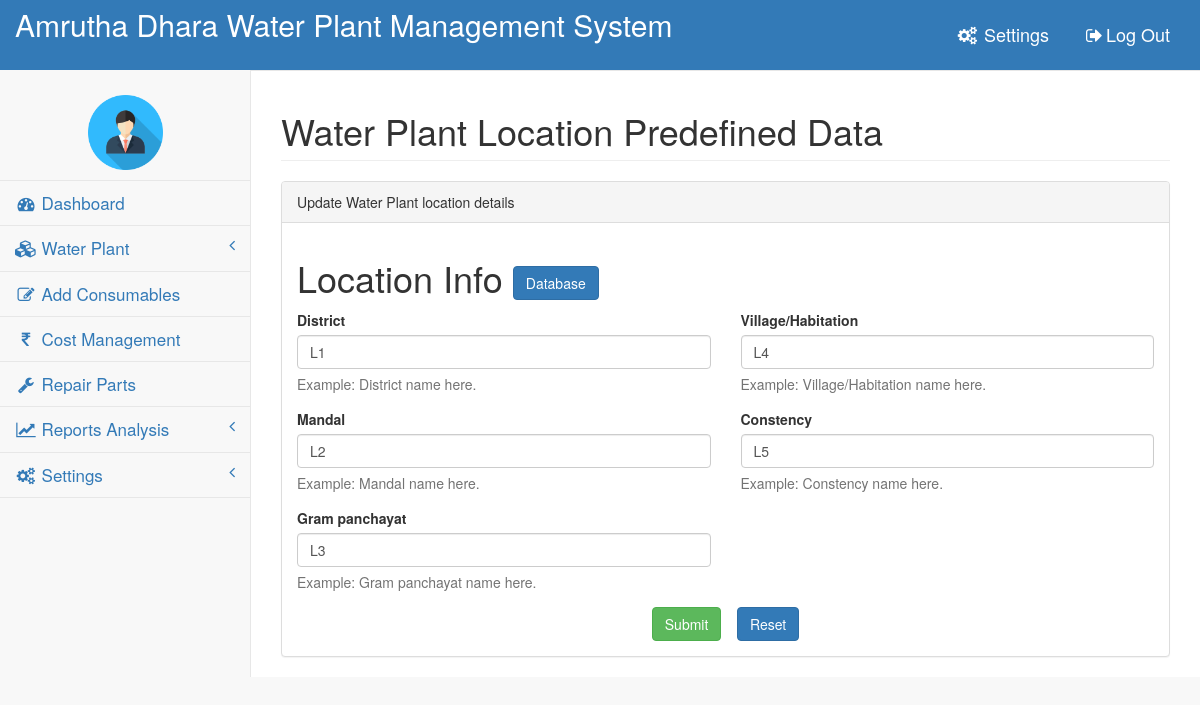
The page /wp/WaterPlantLocUpdate/1/ (signed in) on the database its author committed.
### WP/models.py (models this page shows, shortened)
class WaterPlantLoc(models.Model):
    district = models.CharField(max_length=200)
    mandal = models.CharField(max_length=200)
    gram_panchayat = models.CharField(max_length=200)
    village = models.CharField(max_length=200)
    constency = models.CharField(max_length=200)

### WP/views.py (the view)
# urls.py: path('WaterPlantLocUpdate/<int:pk>/',views.WaterPlantLocUpdate,name="WaterPlantLocUpdate"),
@login_required
@superuser
def WaterPlantLocUpdate(request,pk):
    data=WaterPlantLoc.objects.get(pk=pk)
    context={
        'data':data,
    }
    return render(request,'WaterPlantLocUpdate.html',context)

### WP/templates/WaterPlantLocUpdate.html (shortened to what this page needs)
{% extends 'base.html' %}
{% block body %}
<div id="page-wrapper">
    <div class="row">
        <div class="col-lg-12">
        <h1 class="page-header">Water Plant Location Predefined Data </h1>
        </div>
    </div>
    <div class="row">
        <form role="form" method="POST" action="{% url 'WP:CreateWaterPlantLoc' %}">
            <div class="col-lg-12">
                <div class="panel panel-default">
                    <div class="panel-heading">
                        Update Water Plant location details
                    </div>
                    <div class="panel-body">
                        <div class="row">
                            <div class="col-lg-12">
                                <h1>Location Info <a href="{% url 'WP:WaterPlantLocDB' %}"><button  type="button" class="btn btn btn-primary">Database</button></a></h1>
                            </div>
                            <div class="col-lg-6">
                                <div class="form-group">
                                            <label>District</label>
                                            <input class="form-control" id="id_district" name="district" value="{{data.district}}" required>
                                            <p class="help-block">Example: District name here.</p>
                                </div>
                                <div class="form-group">
                                            <label>Mandal</label>
                                            <input class="form-control" id="id_mandal" name="mandal" value="{{data.mandal}}" required>
                                            <p class="help-block">Example: Mandal name here.</p>
                                </div>
                                <div class="form-group">
                                            <label>Gram panchayat</label>
                                            <input class="form-control" id="id_gram_panchayat" name="gram_panchayat" value="{{data.gram_panchayat}}" required>
                                            <p class="help-block">Example: Gram panchayat name here.</p>
                                </div>
                            </div>
                            <div class="col-lg-6">
                                <div class="form-group">
                                            <label>Village/Habitation</label>
                                            <input class="form-control" id="id_village" name="village" value="{{data.village}}" required>
                                            <p class="help-block">Example: Village/Habitation name here.</p>
                                </div>
                                <div class="form-group">
                                            <label>Constency</label>
                                            <input class="form-control" id="id_constency" name="constency" value="{{data.constency}}" required>
                                            <p class="help-block">Example: Constency name here.</p>
                                </div>
                                <br>
                                <br>
                            </div>
                            <div class="col-lg-12">
                            <center>
                            <button type="submit" class="btn btn-success">Submit</button>
                            <button type="reset" class="btn btn-primary">Reset</button>
                            </center>
                            </div>
                        </div>
                    </div>
                </div>
            </div>
        </form>
    </div>
</div>
{% endblock %}

### rows shown on the page
WaterPlantLoc: district "L1", mandal "L2", gram_panchayat "L3", village "L4", constency "L5"
